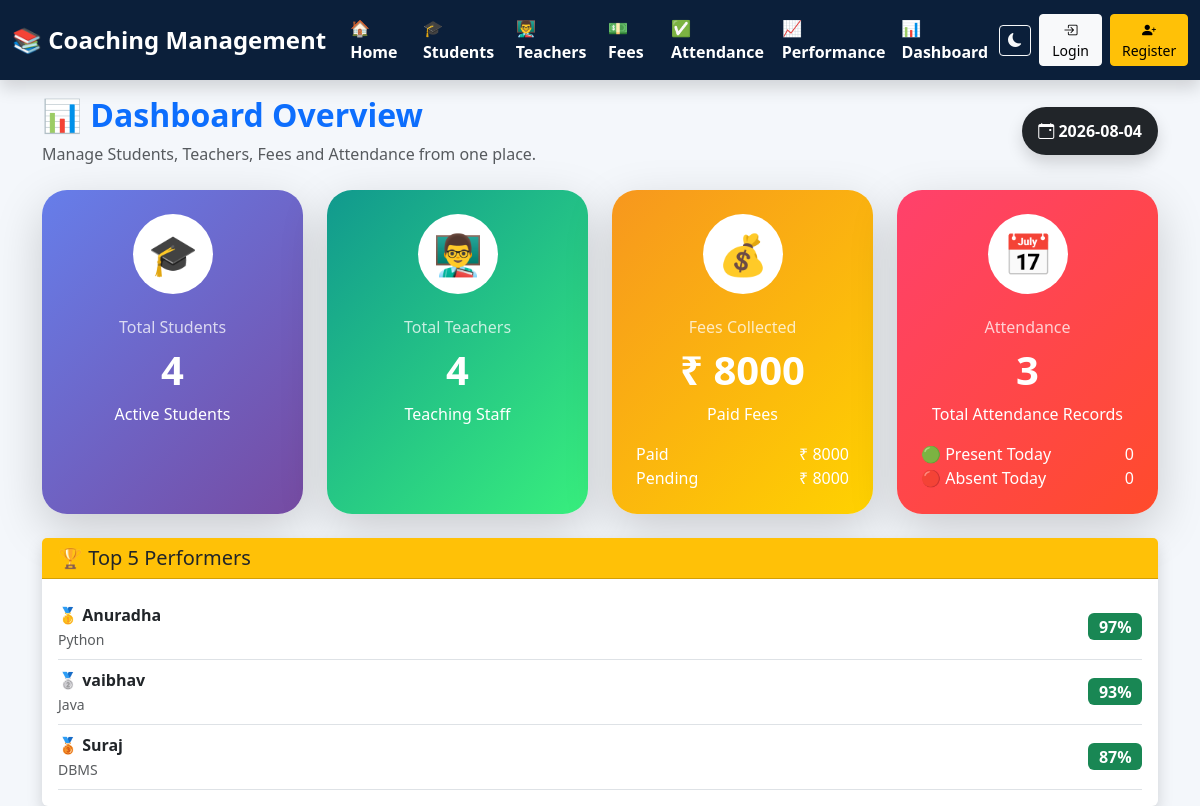
/dashboard, run on the app's committed database.
### tables this page shows
CREATE TABLE performance(

        id INTEGER PRIMARY KEY AUTOINCREMENT,
        student_id INTEGER,
        marks INTEGER,
        remark TEXT,

        FOREIGN KEY(student_id)
        REFERENCES students(id)
        ON DELETE CASCADE

    );

CREATE TABLE students(

        id INTEGER PRIMARY KEY AUTOINCREMENT,
        roll_no INTEGER UNIQUE,
        name TEXT,
        father_name TEXT,
        surname TEXT,
        mobile TEXT,
        course TEXT,
        batch TEXT,
        address TEXT,
        admission_date TEXT,
        status TEXT

    , photo TEXT DEFAULT 'default.png');

### app.py (the view)
@app.route("/dashboard")
def dashboard():
    conn = get_connection()
    students = conn.execute("""
    SELECT COUNT(*)
    FROM students
    """).fetchone()[0]
    teachers = conn.execute("""
    SELECT COUNT(*)
    FROM teachers
    """).fetchone()[0]
    paid_fee = conn.execute("""
    SELECT IFNULL(SUM(paid_fee),0)
    FROM fees
    """).fetchone()[0]
    total_fee = conn.execute("""
    SELECT IFNULL(SUM(total_fee),0)
    FROM fees
    """).fetchone()[0]
    pending_fee = total_fee - paid_fee
    attendance = conn.execute("""
    SELECT COUNT(*)
    FROM attendance
    """).fetchone()[0]
    today_date = date.today()
    today_present = conn.execute("""
    SELECT COUNT(*)
    FROM attendance
    WHERE date=?
    AND status='Present'
    """,
    (today_date,)
    ).fetchone()[0]
    today_absent = conn.execute("""
    SELECT COUNT(*)
    FROM attendance
    WHERE date=?
    AND status='Absent'
    """,
    (today_date,)
    ).fetchone()[0]
    top_students = conn.execute("""
    SELECT
        students.name,
        students.course,
        performance.marks,
        performance.remark

    FROM performance

    INNER JOIN students
    ON performance.student_id = students.id

    ORDER BY performance.marks DESC

    LIMIT 5
    """).fetchall()
    conn.close()
    return render_template(
        "dashboard.html",
        students=students,
        teachers=teachers,
        paid_fee=paid_fee,
        total_fee=total_fee,
        pending_fee=pending_fee,
        attendance=attendance,
        top_students=top_students,
        today_present=today_present,
        today_absent=today_absent,
        today=date.today()
    )

### db.py (called while the page is built)
def get_connection():
    conn = sqlite3.connect(DATABASE)
    conn.row_factory = sqlite3.Row
    conn.execute("PRAGMA foreign_keys = ON")
    return conn

### templates/dashboard.html
{% extends "base.html" %}
{% block content %}
<div class="d-flex justify-content-between align-items-center flex-wrap mb-4">
    <div>
        <h2 class="fw-bold text-primary">
            📊 Dashboard Overview
        </h2>
        <p class="text-muted mb-0">
            Manage Students, Teachers, Fees and Attendance from one place.
        </p>
    </div>
    <div class="badge bg-dark fs-6 p-3 rounded-pill shadow">
        <i class="bi bi-calendar-event"></i>
        {{ today }}
    </div>
</div>
<div class="row g-4">
<div class="col-lg-3 col-md-6">
<div class="card border-0 shadow-lg h-100 text-white"
style="
background:linear-gradient(135deg,#667eea,#764ba2);
border-radius:25px;
">
<div class="card-body text-center p-4">
<div style="
width:80px;
height:80px;
border-radius:50%;
background:white;
display:flex;
align-items:center;
justify-content:center;
margin:auto;
font-size:40px;
">
🎓
</div>
<h6 class="mt-4 opacity-75">
Total Students
</h6>
<h1 class="fw-bold">
{{ students }}
</h1>
<p class="mb-0">
Active Students
</p>
</div>
</div>
</div>
<div class="col-lg-3 col-md-6">
<div class="card border-0 shadow-lg h-100 text-white"
style="
background:linear-gradient(135deg,#11998e,#38ef7d);
border-radius:25px;
">
<div class="card-body text-center p-4">
<div style="
width:80px;
height:80px;
border-radius:50%;
background:white;
display:flex;
align-items:center;
justify-content:center;
margin:auto;
font-size:40px;
">
👨‍🏫
</div>
<h6 class="mt-4 opacity-75">
Total Teachers
</h6>
<h1 class="fw-bold">
{{ teachers }}
</h1>
<p class="mb-0">
Teaching Staff
</p>
</div>
</div>
</div>
<div class="col-lg-3 col-md-6">
<div class="card border-0 shadow-lg h-100 text-white"
style="
background:linear-gradient(135deg,#f7971e,#ffd200);
border-radius:25px;
">
<div class="card-body text-center p-4">
<div style="
width:80px;
height:80px;
border-radius:50%;
background:white;
display:flex;
align-items:center;
justify-content:center;
margin:auto;
font-size:40px;
">
💰
</div>
<h6 class="mt-4 opacity-75">
Fees Collected
</h6>
<h1 class="fw-bold">
₹ {{ paid_fee }}
</h1>
<p class="mb-2">
Paid Fees
</p>
<div class="mt-3">
<div class="d-flex justify-content-between">
<span>
Paid
</span>
<span>
₹ {{ paid_fee }}
</span>
</div>
<div class="d-flex justify-content-between">
<span>
Pending
</span>
<span>
₹ {{ pending_fee }}
</span>
</div>
</div>
</div>
</div>
</div>
<div class="col-lg-3 col-md-6">
<div class="card border-0 shadow-lg h-100 text-white"
style="
background:linear-gradient(135deg,#ff416c,#ff4b2b);
border-radius:25px;
">
<div class="card-body text-center p-4">
<div style="
width:80px;
height:80px;
border-radius:50%;
background:white;
display:flex;
align-items:center;
justify-content:center;
margin:auto;
font-size:40px;
">
📅
</div>
<h6 class="mt-4 opacity-75">
Attendance
</h6>
<h1 class="fw-bold">
{{ attendance }}
</h1>
<p class="mb-2">
Total Attendance Records
</p>
<div class="mt-3">
<div class="d-flex justify-content-between">
<span>
🟢 Present Today
</span>
<span>
{{ today_present }}
</span>
</div>
<div class="d-flex justify-content-between">
<span>
🔴 Absent Today
</span>
<span>
{{ today_absent }}
</span>
</div>
</div>
</div>
</div>
</div>
</div>
<div class="row mt-4">
<div class="col-12">
<div class="card shadow border-0">
<div class="card-header bg-warning">
<h5 class="mb-0">
🏆 Top 5 Performers
</h5>
</div>
<div class="card-body">
{% for s in top_students %}
<div class="d-flex justify-content-between align-items-center border-bottom py-2">
<div>
{% if loop.index == 1 %}
🥇
{% elif loop.index == 2 %}
🥈
{% elif loop.index == 3 %}
🥉
{% else %}
{{ loop.index }}️⃣
{% endif %}
<strong>
{{ s.name }}
</strong>
<br>
<small class="text-muted">
{{ s.course }}
</small>
</div>
<div>
<span class="badge bg-success fs-6">
{{ s.marks }}%
</span>
</div>
</div>
{% else %}
<p class="text-center text-muted">
No Performance Available
</p>
{% endfor %}
</div>
</div>
</div>
</div>
</div>
{% endblock %}

### templates/base.html (style rules this page uses)
body { background:#f4f7fb; transition:0.3s; }

### data on the page
performance: name "Anuradha", course "Python", marks "97"
performance: name "vaibhav", course "Java", marks "93"
performance: name "Suraj", course "DBMS", marks "87"

### other printed values
{{ students }} "4"
{{ teachers }} "4"
{{ paid_fee }} "8000"
{{ pending_fee }} "8000"
{{ attendance }} "3"
{{ today_present }} "0"
{{ today_absent }} "0"
